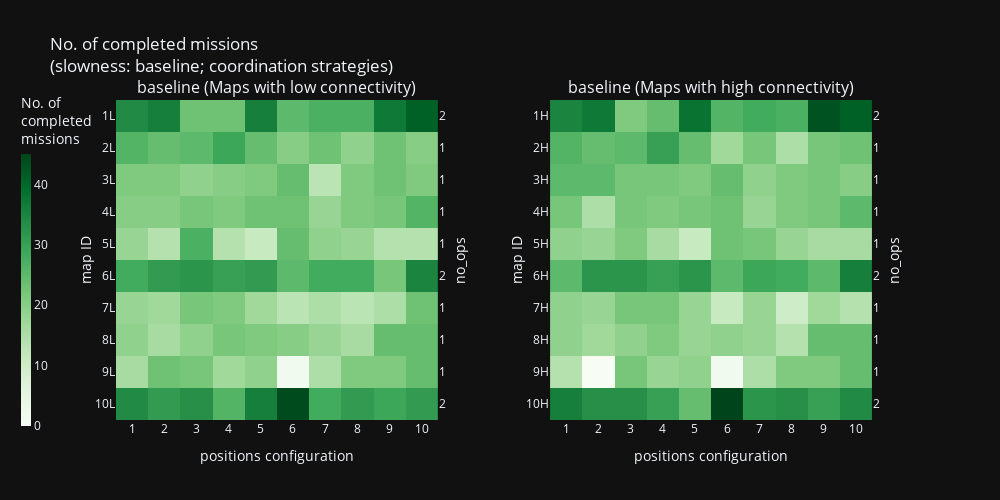
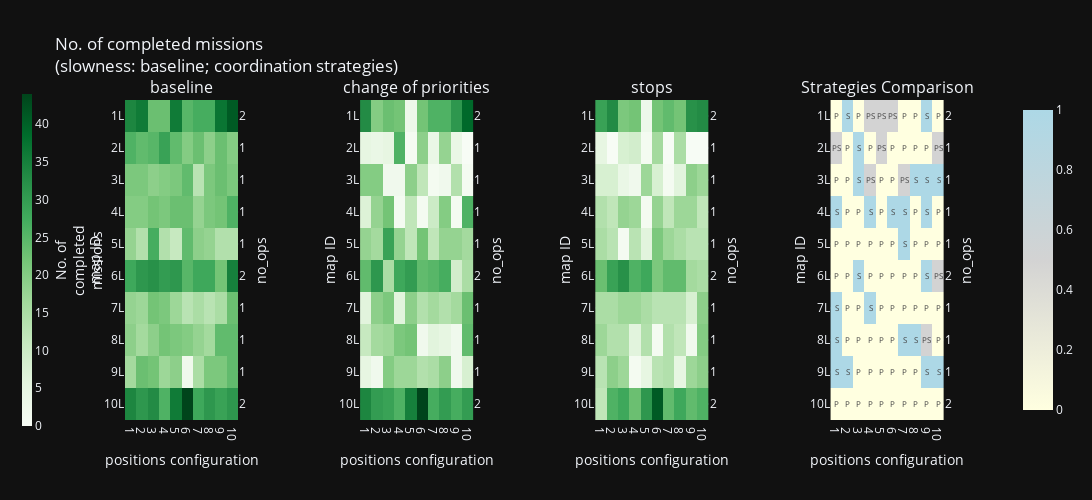
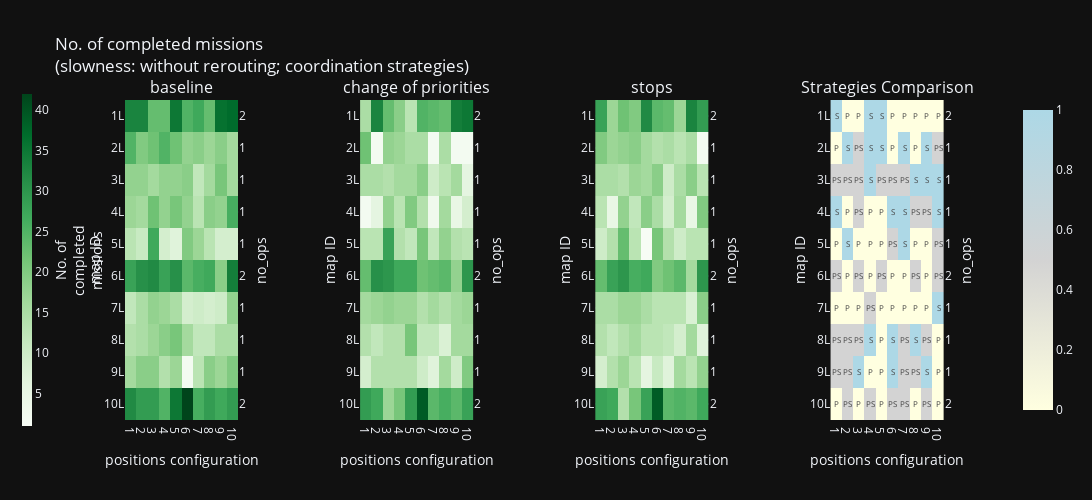
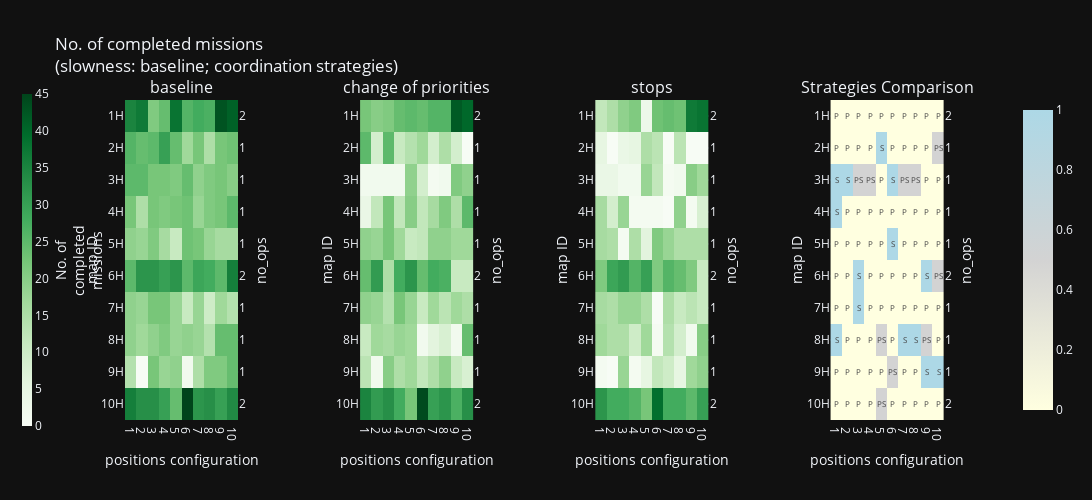

Notebook source saved alongside these figures, in order:
### Code cell
COLUMN_TO_IS_THE_MORE_THE_BETTER = {
    'No. of completed missions': True,
    'No. of collisions': False,
    'No. of near-misses': False,
}
TITLE_CMP = 'Strategies Comparison'


def rank_dataframes(dataframes, is_the_more_the_better=True):
    ranked_dfs = [pd.DataFrame(index=df.index, columns=df.columns)
                  for df in dataframes]
    
    # Get the shape of the DataFrames
    num_rows, num_cols = dataframes[0].shape
    
    # Iterate over each cell in the DataFrame
    for row in range(num_rows):
        for col in range(num_cols):
            # Extract the values across all DataFrames at the same position
            cell_values = (df.iloc[row, col] for df in dataframes)
            series = pd.Series(cell_values)
            ranks = series.rank(method='min', ascending=not is_the_more_the_better)

            # Iterate over each DataFrame
            for df_index, ranked_df in enumerate(ranked_dfs):
                ranked_df.iloc[row, col] = ranks[df_index]
        
    return ranked_dfs


def compare_ranked_dfs(df_a, df_b, label_a, label_b, color_a, color_b, color_ab):
    df_cmp = pd.DataFrame(index=df_a.index, columns=df_a.columns)
    df_colors = pd.DataFrame(index=df_a.index, columns=df_a.columns)
    
    # Get the shape of the DataFrames
    num_rows, num_cols = df_a.shape
    
    # Iterate over each cell in the DataFrame
    for row in range(num_rows):
        for col in range(num_cols):
            # Extract the values across all DataFrames at the same position
            value_a = df_a.iloc[row, col]
            value_b = df_b.iloc[row, col]
            
            if value_a < value_b:
                value_c = label_a
                color = color_a
            elif value_a > value_b:
                value_c = label_b
                color = color_b
            else:
                value_c = label_a + label_b
                color = color_ab
                
            df_cmp.iloc[row, col] = value_c
            df_colors.iloc[row, col] = color
            
    return df_cmp, df_colors


def plot_df(*, runname, title, col_i, col_j, col_data, heatmap_data, df_ranks, is_value_in_tooltip):
    # Create an interactive heatmap
    fig = px.imshow(
        heatmap_data,
        labels={"x": col_j, "y": col_i, "color": col_data},
        title=f"{runname}: {title}: {col_data}",
        # text_auto=True,
    )
    
    # fig.data[0].update(text=df_ranks.values, texttemplate="%{text}")
    
    # Show ranking text only for the "Strategies Comparison" heatmap
    if df_ranks is not None:
        fig.data[0].update(text=df_ranks.values, texttemplate="%{text}")
    
    hovertemplate=col_i + ": %{y}<br>" + col_j + ": %{x}<br>"
    if is_value_in_tooltip:
        hovertemplate+=col_data + ": %{z}"
    hovertemplate+="<extra></extra>"
    
    fig.update_traces(
        hovertemplate=hovertemplate,
    )
    
    return fig


def plot_df_all(runname, col_data, *, fig, offset_fig, strategies, titles, df, are_bridges, slowness, is_baseline_only=False):    
    col_strategy = 'forcing'
    col_i = 'i_map'
    col_j = 'position'
    is_the_more_the_better = COLUMN_TO_IS_THE_MORE_THE_BETTER[col_data]
    
    dfs_heatmap_data = []
    for idx, strategy in enumerate(strategies):
        heatmap_data = calculate_heatmap_data(
            df=df[df[col_strategy] == strategy],
            col_i=col_i,
            col_j=col_j, 
            col_data=col_data,            
        )
        dfs_heatmap_data.append(heatmap_data)
        
    if not is_baseline_only:
        dfs_ranks = rank_dataframes(dfs_heatmap_data, is_the_more_the_better=is_the_more_the_better)
        df_cmp, df_color = compare_ranked_dfs(
            dfs_ranks[1], dfs_ranks[2],
            strategies[1].split()[-1][0].upper(),
            strategies[2].split()[-1][0].upper(),
            0.0, # 'blue',
            1.0, # 'yellow',
            0.5, # 'gray',
        )
        dfs_heatmap_data.append(df_color)
     
        # Modify ranks for comparison heatmap if slowness is "with rerouting"
        if slowness == 'with rerouting':
            df_cmp = df_cmp.replace({'P': 'PR', 'S': 'SR', 'PS': 'PSR'})
        
    for idx, title in enumerate(titles):
        heatmap_data = dfs_heatmap_data[idx]
        
        heatmap_fig = plot_df(
            runname=runname, 
            title=title, 
            col_i=col_i,
            col_j=col_j, 
            col_data=col_data,
            heatmap_data=heatmap_data,
            df_ranks=df_cmp if title == TITLE_CMP else None,
            is_value_in_tooltip=title != TITLE_CMP,
        )
          
        # Add heatmap to the subplot
        for trace in heatmap_fig.data:
            if title != TITLE_CMP:
                trace.update(coloraxis="coloraxis1")  # Link each subplot to the shared color axis
            else:
                trace.update(coloraxis="coloraxis2", showscale=False)
            trace.update(showscale=title != TITLE_CMP)  # Show colorbar only if it's not the Comparison plot
            for secondary_y in False, True:
                fig.add_trace(trace, row=1, col=idx + 1 + offset_fig, secondary_y=secondary_y)
       
        add_all_ticks(fig=fig, offset_fig=offset_fig, col_i='map ID', col_j='positions configuration', heatmap_data=heatmap_data, idx=idx, are_bridges=are_bridges)
    
    # Update layout with shared color scale
    fig.update_layout(
        title=f"{col_data}<br>(slowness: {slowness}; coordination strategies)",
        coloraxis1=dict(  # shared color axis
            colorscale="Greens" if is_the_more_the_better else "Reds",
            colorbar=dict(
                title="No. of<br>completed<br>missions" if col_data == "No. of completed missions" else col_data,  # ⬅ Conditional title
                titlefont=dict(size=14),
                x=-0.13, 
                titleside="right",
                thickness=10,
                len=1.1  # ⬅ Increases the length of the colorbar (default is 0.5)
            )
        ),
        coloraxis2=dict(
            colorscale=[
                [0.0, '#FFFFE0'],  # 0.0 is P
                [0.5, '#D3D3D3'],  # 0.5 is PS
                [1.0, '#ADD8E6'],  # 1.0 is S
            ],
        )
    )


"""
- No. of completed missions
- Average mission length
- Average CS density score

Hypotheses:
- less Average mission length -> more No. of completed
- less Average CS density score -> more No. of completed missions (& less collisions, etc.) 
"""

def plot_runname(runname, column, *, is_baseline_only=False):
    display(HTML(f'<h1>{column}</h2>'))
    
    if is_baseline_only:
        strategies = titles = ['baseline']
        fig = make_subplots_row(['baseline (Maps with low connectivity)', 'baseline (Maps with high connectivity)'])
        offset_fig = 0
    
    for are_bridges in False, True:
        if not is_baseline_only:
            label_are_bridges = 'Maps with high connectivity' if are_bridges else 'Maps with low connectivity'
            display(HTML(f'<h2>{label_are_bridges}</h2>'))
        
        slownesses = ['baseline']
        if not is_baseline_only:
            slownesses += [
                'without rerouting',
                'with rerouting',
            ]
            
        key2df = get_key2df(runname)
        df = key2df[are_bridges, True]
            
        for slowness in slownesses:
            dfx = df[~df['passhum'] & (df['slowness'] == slowness)]
            assert dfx.empty == (not are_bridges and slowness == 'with rerouting')
            if dfx.empty:
                continue
            
            if not is_baseline_only:
                col_strategy = 'forcing'
                strategies = list(dfx[col_strategy].unique())
                titles = strategies + [TITLE_CMP]          
                fig = make_subplots_row(titles)
                offset_fig = 0
                
            plot_df_all(runname,
                        column,
                        fig=fig,
                        offset_fig=offset_fig,
                        strategies=strategies,
                        titles=titles,
                        df=dfx,
                        are_bridges=are_bridges,
                        slowness=slowness,
                        is_baseline_only=is_baseline_only)
            offset_fig += len(titles)
            
            if not is_baseline_only:
                fig.show()
                
    if is_baseline_only:
        fig.show()
        
    display(HTML('<hr/>'))


plot_runname('20241230_173555', 'No. of completed missions', is_baseline_only=True)
plot_runname('20241230_173555', 'No. of completed missions')
plot_runname('20241230_173555', 'No. of collisions')
plot_runname('20241230_173555', 'No. of near-misses')
